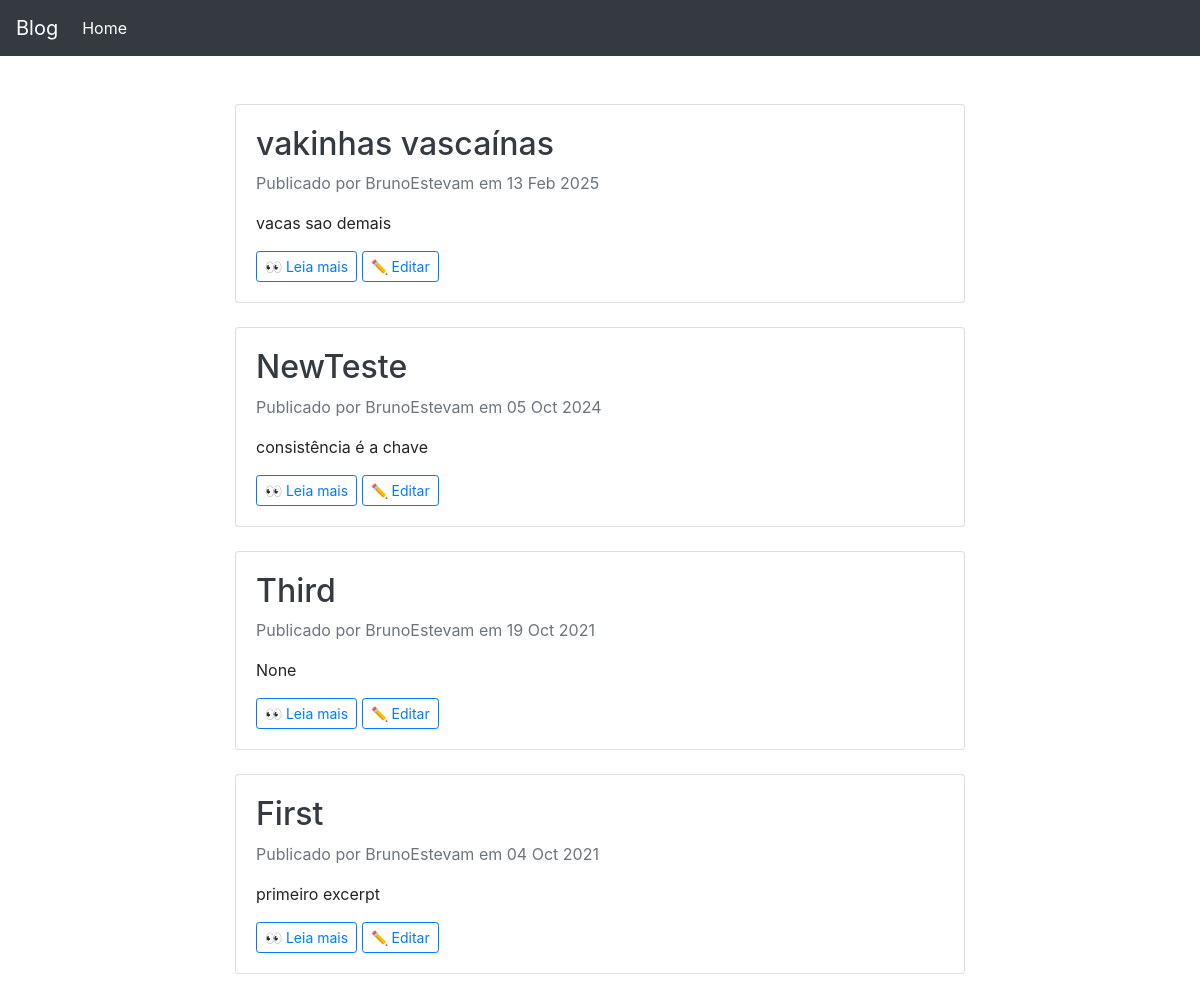
Before: / with the older database file.
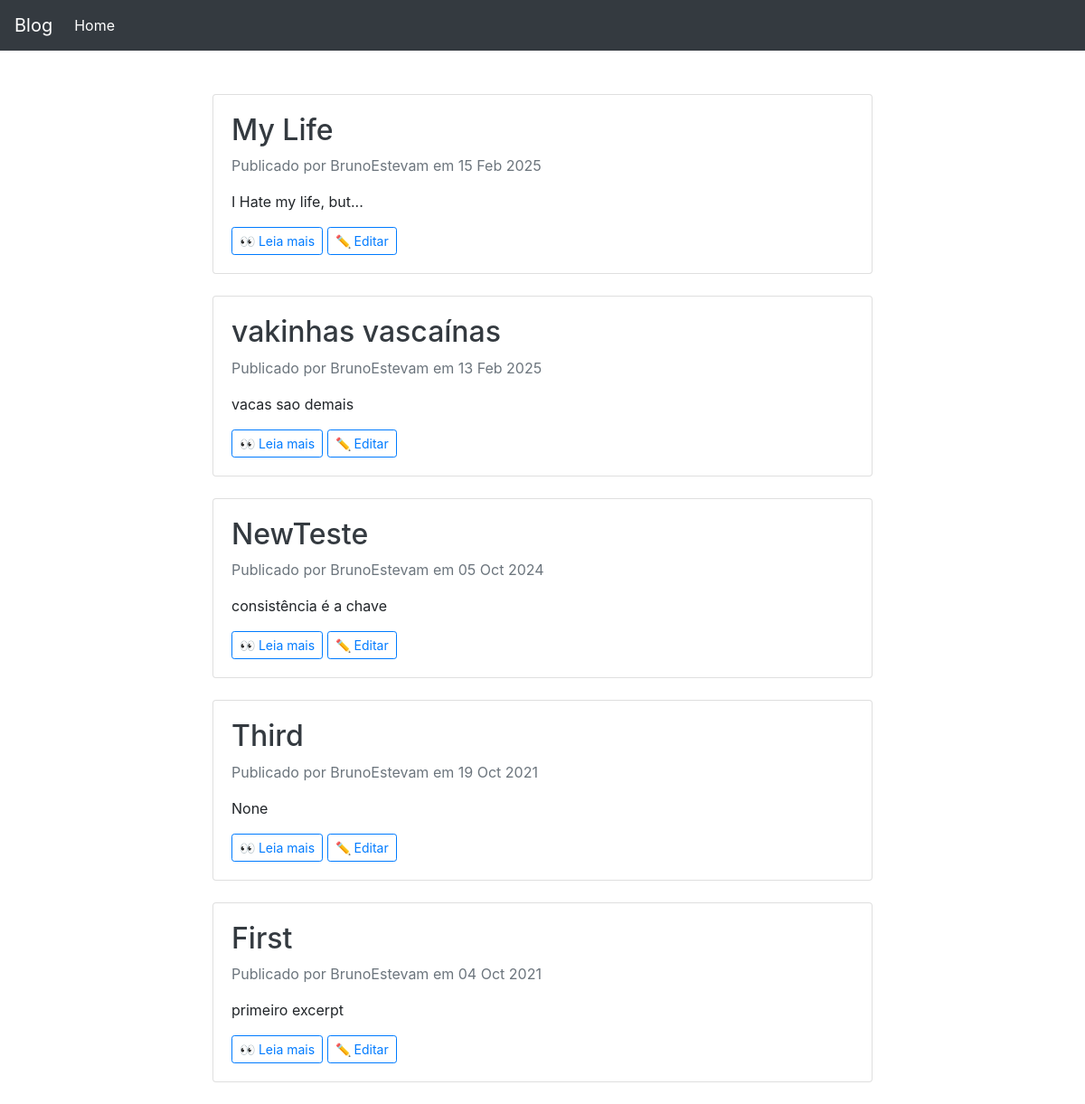
After: the same page with the newer database file.
### blog/models.py (models this page shows, shortened)
class Post(models.Model):
    class NewManager(models.Manager):
        def get_queryset(self):
            return super().get_queryset().filter(status='published')
    options = (
        ('draft', 'Draft'),
        ('published', 'Published'),
    )
    title = models.CharField(max_length=255)
    excerpt = models.TextField(null=True)
    slug = models.SlugField(max_length=255, unique_for_date='publish', blank=True)
    publish = models.DateTimeField(default=timezone.now)
    author = models.ForeignKey(User, on_delete=models.CASCADE, related_name='blog_posts')
    content = models.TextField()
    status = models.CharField(max_length=10, choices=options, default='draft')
    objects = models.Manager()
    newmanager = NewManager()
    def get_absolute_url(self):
        return reverse('blog:post_single', args=[self.slug])
    class Meta:
        ordering = ('-publish',)

### blog/views.py (the view)
# urls.py: path('', views.home, name='homepage'),
def home(request):
    all_posts = Post.objects.filter(status='published').order_by('-publish')
    return render(request, 'index.html', {'posts': all_posts})

### blog/templates/index.html (shortened to what this page needs)
{% extends "base.html" %}
{% block content %}
<div class="container">
    <div class="row justify-content-md-center">
        <div class="col-md-8 pt-5">
            {% for post in posts %}
            <div class="card mb-4">
                <div class="card-body">
                    <h2>
                        <a class="text-dark text-decoration-none" href="{{ post.get_absolute_url }}">
                            {{ post.title }}
                        </a>
                    </h2>
                    <p class="text-muted">Publicado por {{ post.author }} em {{ post.publish|date:"d M Y" }}</p>
                    <p>{{ post.excerpt }}</p>
                    <a href="{{ post.get_absolute_url }}" class="btn btn-outline-primary btn-sm">👀 Leia mais</a>
                    <a href="{% url 'blog:edit_post' post.slug %}" class="btn btn-outline-primary btn-sm">✏️ Editar</a>
                </div>
            </div>
            {% empty %}
            <p class="text-muted text-center">Nenhum post publicado ainda.</p>
            {% endfor %}
        </div>
    </div>
</div>
{% endblock %}

Changed rows visible on the page:
added Post: title "My Life", author "BrunoEstevam", publish "15 Feb 2025", excerpt "I Hate my life, but..."
